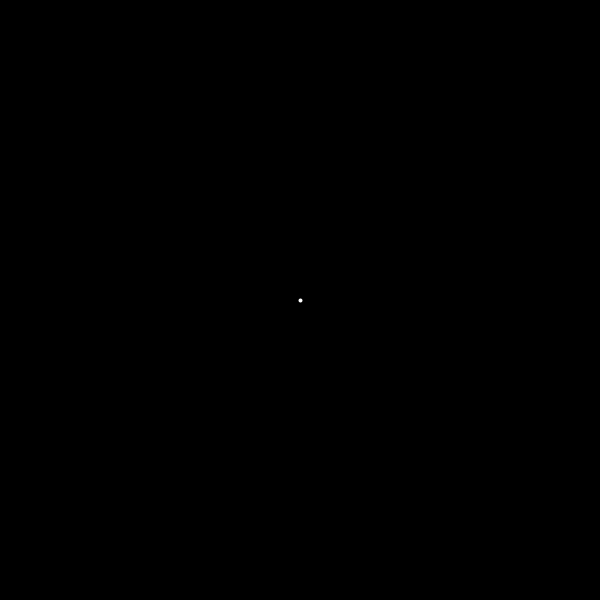
Frame 1 (no input)
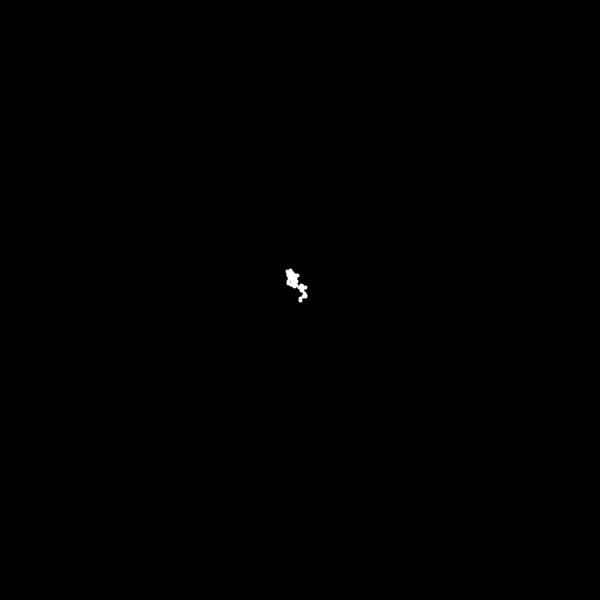
Frame 60 (the mouse pressed at the canvas centre just before this capture)
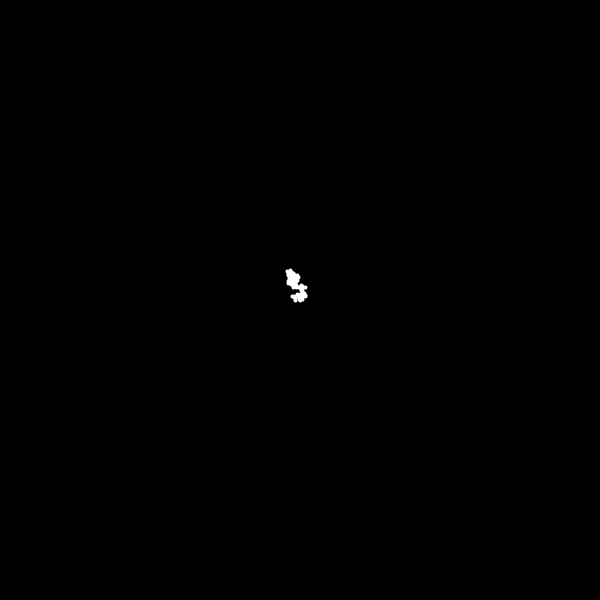
Frame 120 (the mouse held since frame 60 and released just before this capture)

The Processing sketch that drew these frames (run headless with seeded random() and noise(); from frame 60 on, the mouse is pressed at the canvas centre):

// Processing sketch: RandomWalker
// ── RandomWalker.pde
Walker w;

void setup() {
  size(600, 600);
  background(0);
  w = new Walker(width / 2, height / 2);
}

void draw() {
  w.render();
  w.move();
}

// ── Walker.pde
class Walker {
  float x, y, r;
  Walker(float _x, float _y) {
    x = _x;
    y = _y;
    r = 2;
  }
  
  void move() {
    x += random(-3, 3);
    y += random(-3, 3);
    x = constrain(x, 0, width - 1);
    y = constrain(y, 0, height - 1);
  }
  
  void render() {
    stroke(255);
    strokeWeight(r * 2);
    point(x, y);
  }
}
